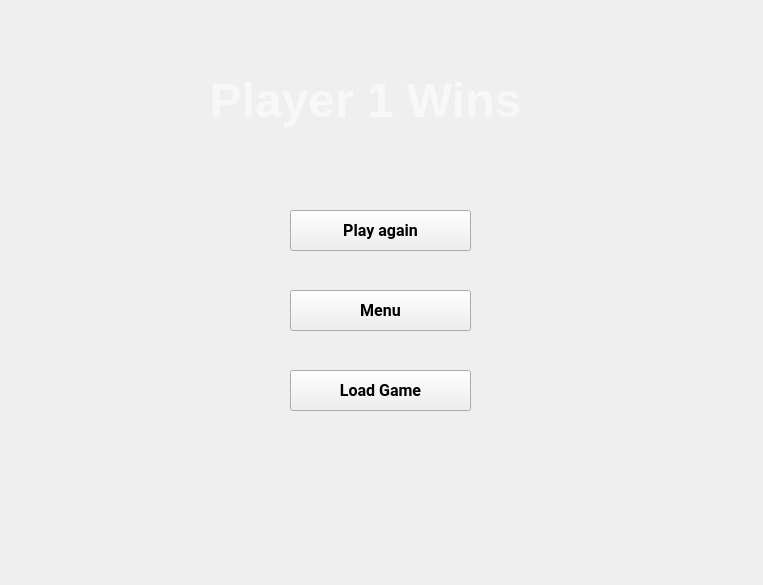
<?xml version="1.0" encoding="UTF-8"?>
<ui version="4.0">
 <class>win</class>
 <widget class="QWidget" name="win">
  <property name="geometry">
   <rect>
    <x>0</x>
    <y>0</y>
    <width>763</width>
    <height>585</height>
   </rect>
  </property>
  <property name="windowTitle">
   <string>Form</string>
  </property>
  <widget class="QPushButton" name="restartbutton">
   <property name="geometry">
    <rect>
     <x>290</x>
     <y>210</y>
     <width>181</width>
     <height>41</height>
    </rect>
   </property>
   <property name="font">
    <font>
     <family>Roboto</family>
     <pointsize>12</pointsize>
     <weight>75</weight>
     <bold>true</bold>
    </font>
   </property>
   <property name="text">
    <string>Play again</string>
   </property>
  </widget>
  <widget class="QPushButton" name="menubutton">
   <property name="geometry">
    <rect>
     <x>290</x>
     <y>290</y>
     <width>181</width>
     <height>41</height>
    </rect>
   </property>
   <property name="font">
    <font>
     <family>Roboto</family>
     <pointsize>12</pointsize>
     <weight>75</weight>
     <bold>true</bold>
    </font>
   </property>
   <property name="text">
    <string>Menu</string>
   </property>
  </widget>
  <widget class="QPushButton" name="loadgamebutton">
   <property name="geometry">
    <rect>
     <x>290</x>
     <y>370</y>
     <width>181</width>
     <height>41</height>
    </rect>
   </property>
   <property name="font">
    <font>
     <family>Roboto</family>
     <pointsize>12</pointsize>
     <weight>75</weight>
     <bold>true</bold>
    </font>
   </property>
   <property name="text">
    <string>Load Game</string>
   </property>
  </widget>
  <widget class="QLabel" name="label">
   <property name="geometry">
    <rect>
     <x>130</x>
     <y>50</y>
     <width>471</width>
     <height>101</height>
    </rect>
   </property>
   <property name="text">
    <string>&lt;html&gt;&lt;head/&gt;&lt;body&gt;&lt;p align=&quot;center&quot;&gt;&lt;span style=&quot; font-size:36pt; font-weight:600; color:#f8f8f8;&quot;&gt;Player 1 Wins&lt;/span&gt;&lt;/p&gt;&lt;/body&gt;&lt;/html&gt;</string>
   </property>
  </widget>
 </widget>
 <resources/>
 <connections/>
</ui>
